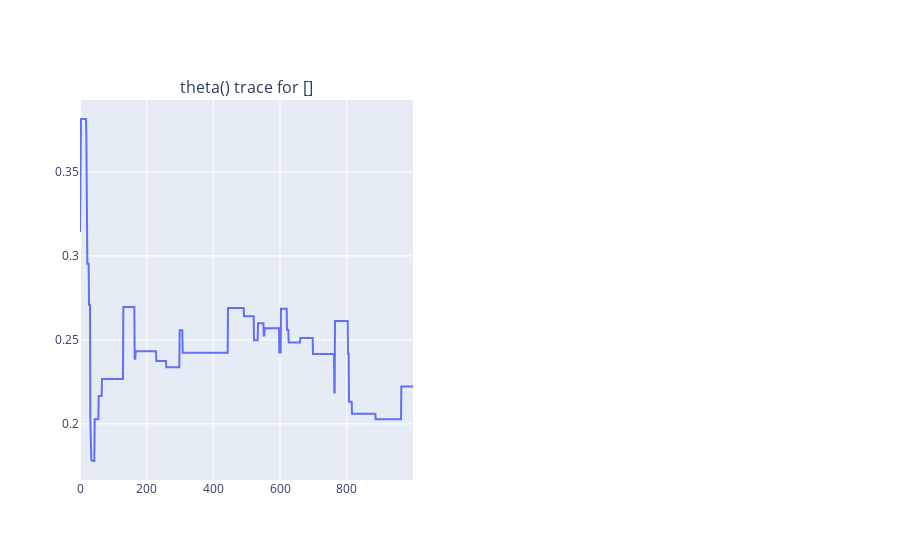
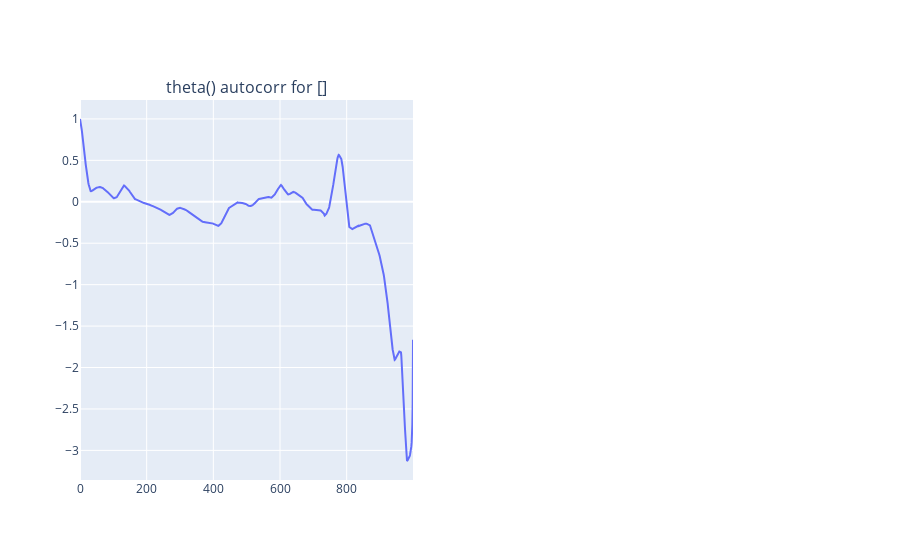
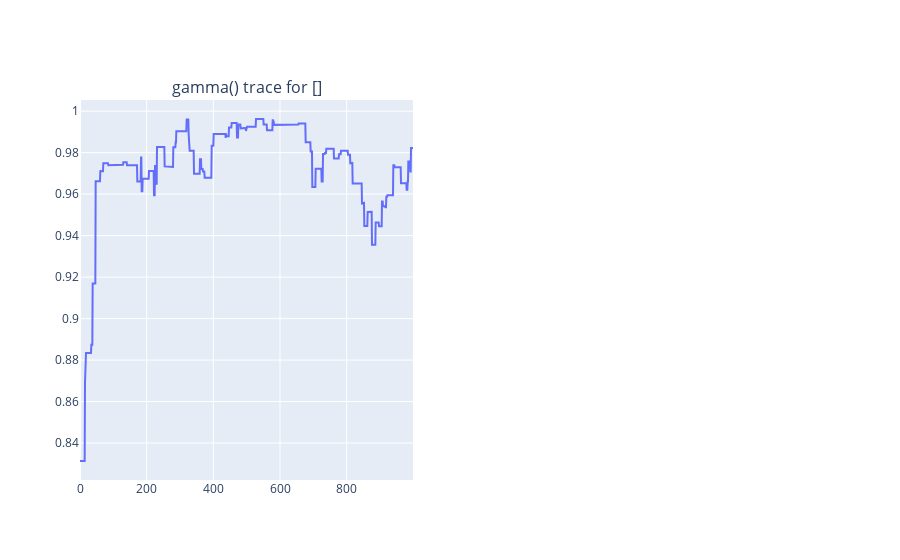
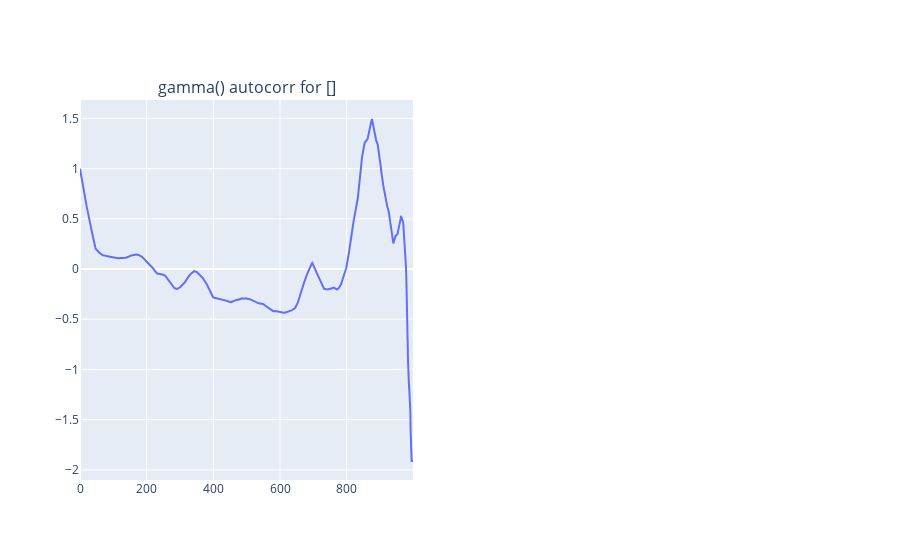

Source (notebook cell) for these figures, in order:
### Code cell
bm.Diagnostics(samples).plot(display=True)

### Figure 1 — Plotly figure (JSON) as saved in the notebook; plotly's stock layout.template omitted (floating-point values rounded to 4 significant figures; data arrays with more than 128 entries replaced by an {"elided": "..."} marker saying what was removed)
{"data": [{"mode": "lines", "name": "chain0", "type": "scatter", "x": {"elided": "1000 int values"}, "xaxis": "x", "y": {"elided": "1000 float values"}, "yaxis": "y"}], "layout": {"annotations": [{"font": {"size": 16}, "showarrow": false, "text": "theta() trace for []", "x": 0.225, "xanchor": "center", "xref": "paper", "y": 1, "yanchor": "bottom", "yref": "paper"}], "xaxis": {"anchor": "y", "domain": [0, 0.45]}, "xaxis2": {"anchor": "y2", "domain": [0.55, 1]}, "yaxis": {"anchor": "x", "domain": [0, 1]}, "yaxis2": {"anchor": "x2", "domain": [0, 1]}}}

### Figure 2 — Plotly figure (JSON) as saved in the notebook; plotly's stock layout.template omitted (floating-point values rounded to 4 significant figures; data arrays with more than 128 entries replaced by an {"elided": "..."} marker saying what was removed)
{"data": [{"mode": "lines", "name": "chain0", "type": "scatter", "x": {"elided": "1000 int values"}, "xaxis": "x", "y": {"elided": "1000 float values"}, "yaxis": "y"}], "layout": {"annotations": [{"font": {"size": 16}, "showarrow": false, "text": "theta() autocorr for []", "x": 0.225, "xanchor": "center", "xref": "paper", "y": 1, "yanchor": "bottom", "yref": "paper"}], "xaxis": {"anchor": "y", "domain": [0, 0.45]}, "xaxis2": {"anchor": "y2", "domain": [0.55, 1]}, "yaxis": {"anchor": "x", "domain": [0, 1]}, "yaxis2": {"anchor": "x2", "domain": [0, 1]}}}

### Figure 3 — Plotly figure (JSON) as saved in the notebook; plotly's stock layout.template omitted (floating-point values rounded to 4 significant figures; data arrays with more than 128 entries replaced by an {"elided": "..."} marker saying what was removed)
{"data": [{"mode": "lines", "name": "chain0", "type": "scatter", "x": {"elided": "1000 int values"}, "xaxis": "x", "y": {"elided": "1000 float values"}, "yaxis": "y"}], "layout": {"annotations": [{"font": {"size": 16}, "showarrow": false, "text": "gamma() trace for []", "x": 0.225, "xanchor": "center", "xref": "paper", "y": 1, "yanchor": "bottom", "yref": "paper"}], "xaxis": {"anchor": "y", "domain": [0, 0.45]}, "xaxis2": {"anchor": "y2", "domain": [0.55, 1]}, "yaxis": {"anchor": "x", "domain": [0, 1]}, "yaxis2": {"anchor": "x2", "domain": [0, 1]}}}

### Figure 4 — Plotly figure (JSON) as saved in the notebook; plotly's stock layout.template omitted (floating-point values rounded to 4 significant figures; data arrays with more than 128 entries replaced by an {"elided": "..."} marker saying what was removed)
{"data": [{"mode": "lines", "name": "chain0", "type": "scatter", "x": {"elided": "1000 int values"}, "xaxis": "x", "y": {"elided": "1000 float values"}, "yaxis": "y"}], "layout": {"annotations": [{"font": {"size": 16}, "showarrow": false, "text": "gamma() autocorr for []", "x": 0.225, "xanchor": "center", "xref": "paper", "y": 1, "yanchor": "bottom", "yref": "paper"}], "xaxis": {"anchor": "y", "domain": [0, 0.45]}, "xaxis2": {"anchor": "y2", "domain": [0.55, 1]}, "yaxis": {"anchor": "x", "domain": [0, 1]}, "yaxis2": {"anchor": "x2", "domain": [0, 1]}}}
